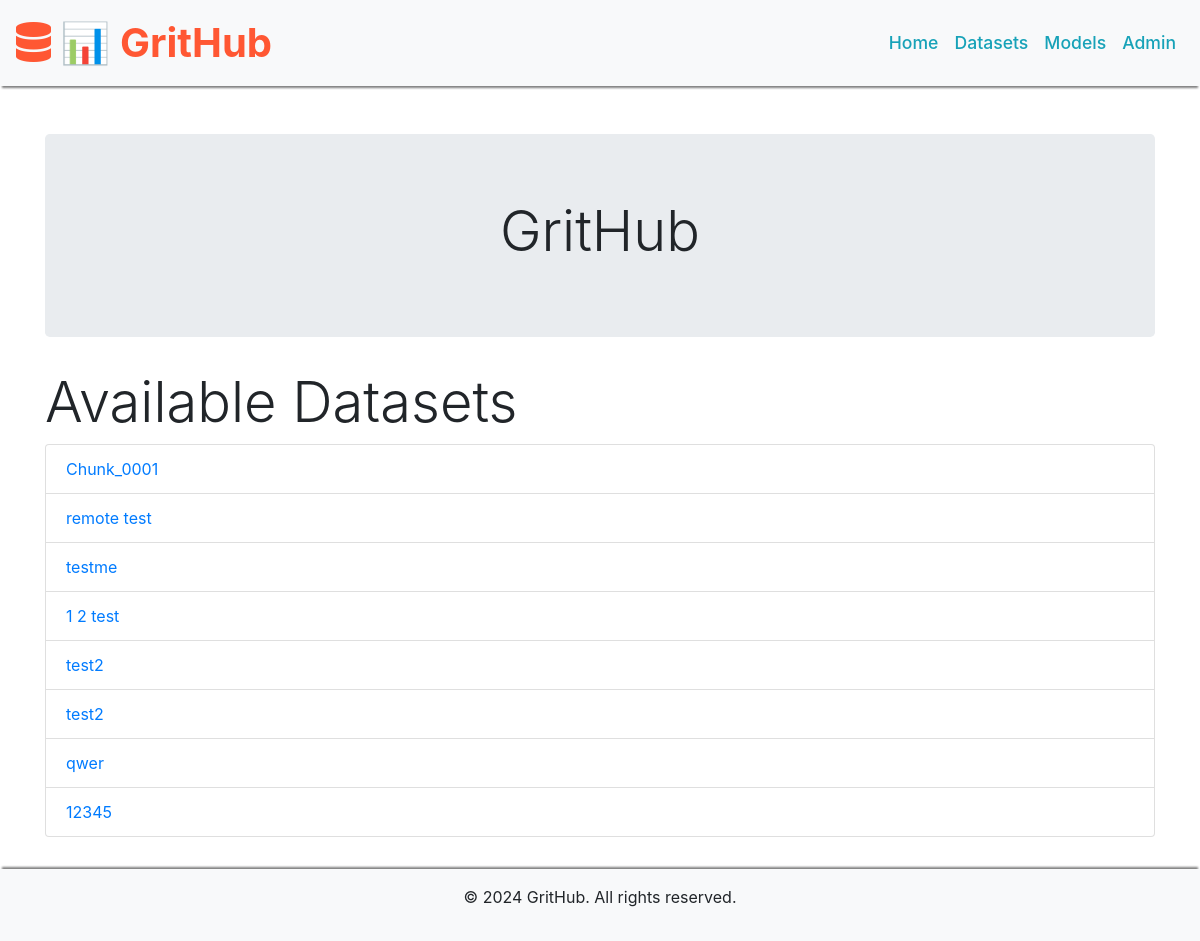
Page /datasets/ on the earlier database version.
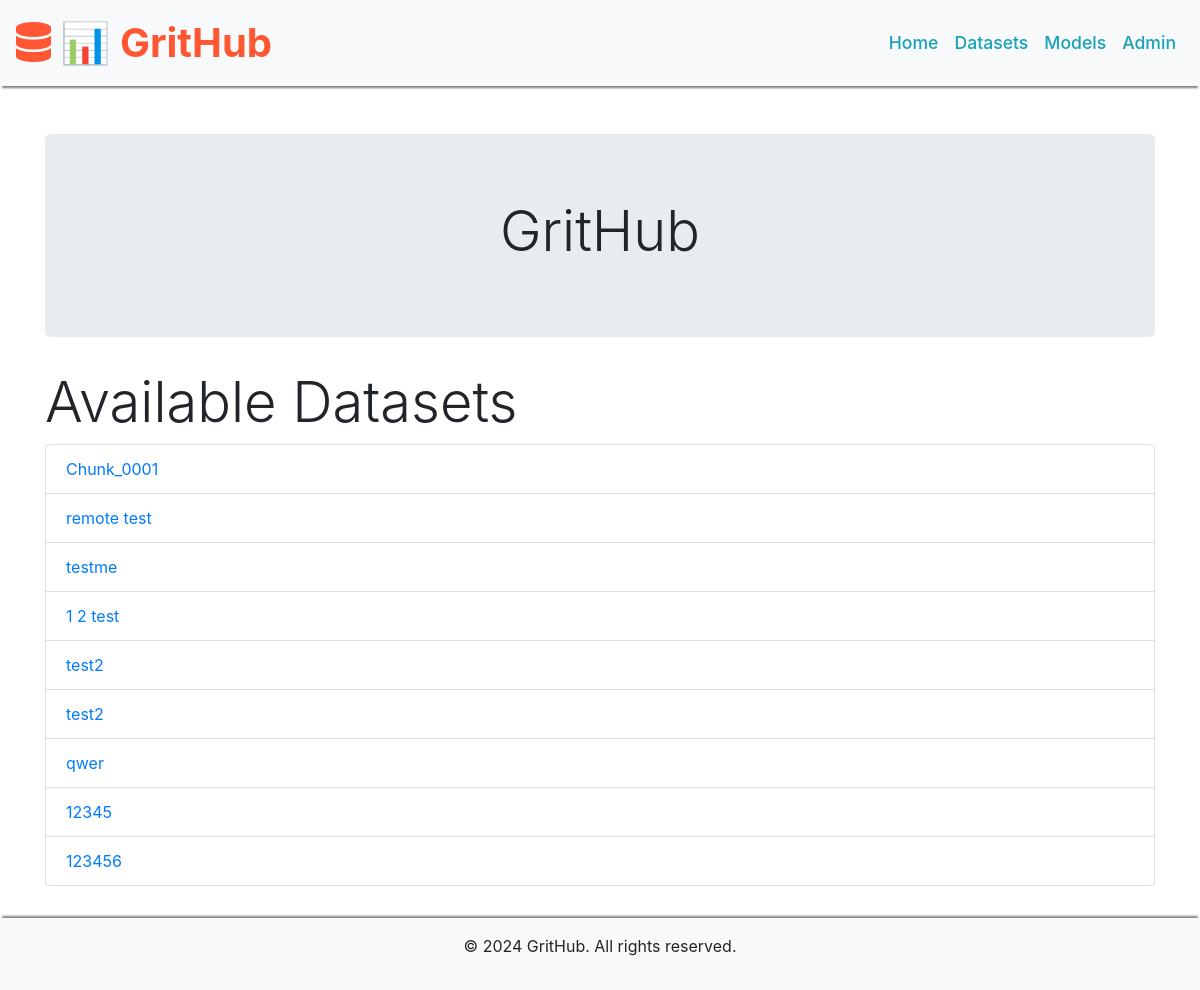
Same page on the later database version.
### datasets/models.py (models this page shows, shortened)
class Dataset(models.Model):
    name = models.CharField(max_length=100)
    description = models.TextField()
    directory_path = models.CharField(max_length=255, blank=True)  # To store the path of the extracted folder
    zip_file = models.FileField(upload_to='datasets/', null=True, blank=True)

### datasets/views.py (the view)
# urls.py: path('datasets/', views.DatasetListView.as_view(), name='dataset_list'),
class DatasetListView(ListView):
    model = Dataset
    template_name = 'datasets/dataset_list.html'

### datasets/templates/datasets/dataset_list.html (shortened to what this page needs)
{% extends "base_generic.html" %}
{% block content %}
<h1 class="display-4">Available Datasets</h1>
<ul class="list-group">
    {% for dataset in object_list %}
        <li class="list-group-item"><a href="{% url 'dataset_detail' dataset.id %}">{{ dataset.name }}</a></li>
    {% endfor %}
</ul>
{% endblock %}

### datasets/templates/base_generic.html (shortened to what this page needs)
<!DOCTYPE html>
<html lang="en">
<head>
    <link href="https://stackpath.bootstrapcdn.com/bootstrap/4.5.2/css/bootstrap.min.css" rel="stylesheet">
    <link rel="stylesheet" href="https://cdnjs.cloudflare.com/ajax/libs/font-awesome/5.15.3/css/all.min.css">
</head>
<body>
    <nav class="navbar navbar-expand-lg navbar-light">
        <a class="navbar-brand" href="{% url 'homepage' %}">
            <i class="fas fa-database"></i> 📊 GritHub
        </a>
        <div class="collapse navbar-collapse" id="navbarNav">
            <ul class="navbar-nav ml-auto">
                <li class="nav-item">
                    <a class="nav-link" href="{% url 'homepage' %}">Home</a>
                </li>
                <li class="nav-item">
                    <a class="nav-link" href="{% url 'dataset_list' %}">Datasets</a>
                </li>
                <li class="nav-item">
                    <a class="nav-link" href="{% url 'model_list' %}">Models</a>
                </li>
                <li class="nav-item">
                    <a class="nav-link" href="{% url 'upload_choices' %}">Admin</a>
                </li>
            </ul>
        </div>
    </nav>
    <div class="container mt-5">
        {% block jumbotron %}
        <div class="jumbotron text-center">
            <h1 class="display-4">GritHub</h1>
        </div>
        {% endblock %}
        {% block content %}{% endblock %}
    </div>
    <div class="footer">
        <p>&copy; 2024 GritHub. All rights reserved.</p>
    </div>
</body>
</html>

### datasets/templates/base_generic.html (style rules this page uses)
.navbar-brand { font-size: 2.5rem; font-weight: bold; color: #ff5733 !important; }
.navbar { background-color: #f8f9fa; box-shadow: 0 4px 2px -2px gray; }
.nav-link { font-size: 1.1rem; font-weight: 500; color: #17a2b8 !important; }
.footer { background-color: #f8f9fa; padding: 1rem 0; margin-top: 2rem; text-align: center; box-shadow: 0 -4px 2px -2px gray; }

Differences in the rows shown:
added Dataset: name "123456"
